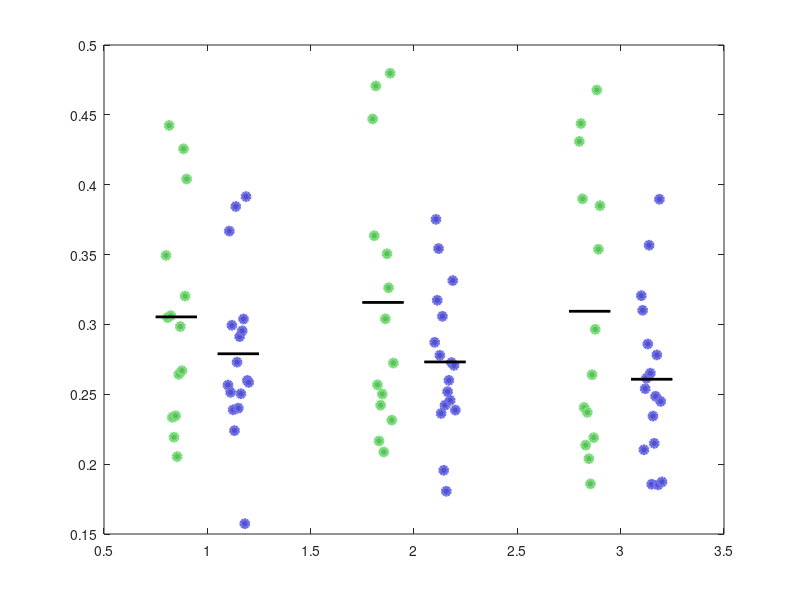

Reproduce this figure in MATLAB.
CB65 =  [	0.3494	0.3049	0.4424	0.3063	0.2335	0.2193	0.2346	0.2054	0.2643	0.2985	0.2669	0.4257	0.3203	0.4041		];	
SC65 =  [	0.2566	0.3668	0.2514	0.2994	0.2389	0.224	0.3844	0.273	0.2401	0.2913	0.2504	0.2954	0.3039	0.1574	0.3915	0.2599	0.2585];
																	
CB80 =  [	0.4471	0.3635	0.4707	0.2568	0.2166	0.2422	0.2502	0.2087	0.304	0.3506	0.3263	0.4798	0.2315	0.2724		];	
SC80 =  [	0.2872	0.3752	0.3173	0.3543	0.2779	0.2363	0.3058	0.1956	0.2422	0.1806	0.2519	0.26	0.2457	0.2727	0.3314	0.2707	0.2387];
																	
CB99  =  [	0.431	0.4438	0.3899	0.2406	0.2136	0.2371	0.2039	0.1859	0.264	0.219	0.2965	0.4678	0.3538	0.385			];
SC99  =  [	0.3206	0.3101	0.2103	0.254	0.2615	0.286	0.3567	0.2651	0.1856	0.2344	0.2149	0.2486	0.2782	0.1852	0.3896	0.2449	0.1873];

%Makes mean into black lines
CB65m = repmat(mean(CB65),2); SC65m = repmat(mean(SC65),2);
CB80m = repmat(mean(CB80),2); SC80m = repmat(mean(SC80),2);
CB99m = repmat(mean(CB99),2); SC99m = repmat(mean(SC99),2);

CB65x = linspace(.8, .9,14); SC65x = linspace(1.1, 1.2,17);
CB80x = linspace(1.8, 1.9,14); SC80x = linspace(2.1, 2.2,17);
CB99x = linspace(2.8, 2.9,14); SC99x = linspace(3.1, 3.2,17);

h = plot(CB65x,CB65,'o',...
    SC65x,SC65, 'o',...
    CB80x,CB80, 'o',...
    SC80x,SC80, 'o',...
    CB99x,CB99, 'o',...
    SC99x,SC99, 'o',...
    [.75 .95],CB65m, '-k',...
    [1.05 1.25],SC65m, '-k',...
    [1.75 1.95],CB80m, '-k',...
    [2.05 2.25],SC80m, '-k',...
    [2.75 2.95],CB99m, '-k',...
    [3.05 3.25],SC99m, '-k')


set(h(1),'MarkerFaceColor',[92 190 92]./255); set(h(1),'MarkerEdgeColor', (30+[92 190 92])./255); set(h(1),'LineWidth',2);
set(h(2),'MarkerFaceColor',[81 81 202]./255); set(h(2),'MarkerEdgeColor', (30+[81 81 202])./255); set(h(2),'LineWidth',2);

set(h(3),'MarkerFaceColor',[92 190 92]./255); set(h(3),'MarkerEdgeColor', (30+[92 190 92])./255); set(h(3),'LineWidth',2);
set(h(4),'MarkerFaceColor',[81 81 202]./255); set(h(4),'MarkerEdgeColor', (30+[81 81 202])./255); set(h(4),'LineWidth',2);

set(h(5),'MarkerFaceColor',[92 190 92]./255); set(h(5),'MarkerEdgeColor', (30+[92 190 92])./255); set(h(5),'LineWidth',2);
set(h(6),'MarkerFaceColor',[81 81 202]./255); set(h(6),'MarkerEdgeColor', (30+[81 81 202])./255); set(h(6),'LineWidth',2);

set(h(8), 'LineWidth',2);set(h(10), 'LineWidth',2);set(h(12), 'LineWidth',2);
set(h(14), 'LineWidth',2);set(h(16), 'LineWidth',2);set(h(18), 'LineWidth',2);

